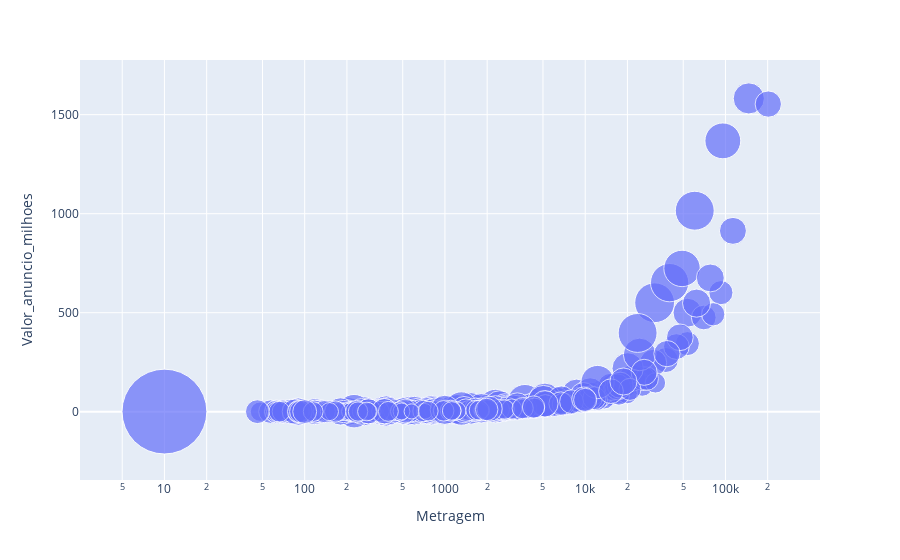

The notebook cell this image was saved under:
### Code cell
fig = px.scatter(metragem_valor, x = 'Metragem', y = 'Valor_anuncio_milhoes', hover_name = metragem_valor.index, size = 'valor_m2',
                                    size_max = 60, log_x= True)

fig.show()

### Figure 1 — Plotly figure (JSON) as saved in the notebook; plotly's stock layout.template omitted (floating-point values rounded to 4 significant figures; data arrays with more than 128 entries replaced by an {"elided": "..."} marker saying what was removed)
{"data": [{"hovertemplate": "<b>%{hovertext}</b><br><br>Metragem=%{x}<br>Valor_anuncio_milhoes=%{y}<br>valor_m2=%{marker.size}<extra></extra>", "hovertext": {"elided": "691 str values"}, "legendgroup": "", "marker": {"color": "#636efa", "size": {"elided": "691 float values"}, "sizemode": "area", "sizeref": 22.22, "symbol": "circle"}, "mode": "markers", "name": "", "orientation": "v", "showlegend": false, "type": "scatter", "x": {"elided": "691 int values"}, "xaxis": "x", "y": {"elided": "691 float values"}, "yaxis": "y"}], "layout": {"legend": {"itemsizing": "constant", "tracegroupgap": 0}, "margin": {"t": 60}, "xaxis": {"anchor": "y", "domain": [0, 1], "title": {"text": "Metragem"}, "type": "log"}, "yaxis": {"anchor": "x", "domain": [0, 1], "title": {"text": "Valor_anuncio_milhoes"}}}}
